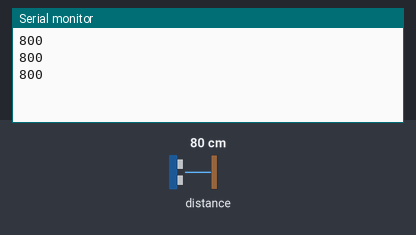
A sketch run on a simulated Arduino Uno, built with avr-gcc and run on an emulated ATmega328P. Parts: the last lines printed to the serial monitor. The inputs (shaded band) are chosen by the test bench; at power-on: distance to the obstacle 80 cm.

Above: at 1.8 s.
1.9 s: distance to the obstacle set to 2 cm
At 2.34 s:
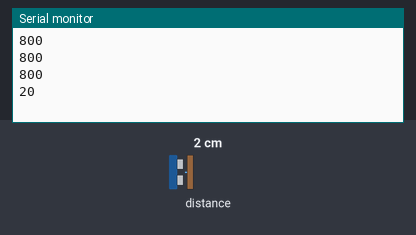
3.4 s: distance to the obstacle set to 4 cm
At 3.9 s:
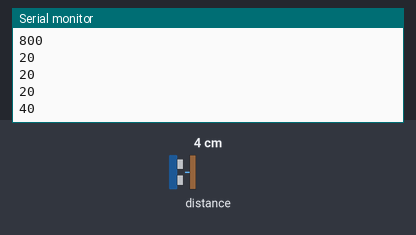
Timing chart, 0 to 6.4 s (numbered marks = the images above; inputs shaded):
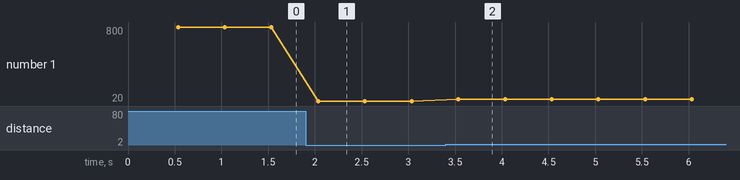

Measured:
- after the input at 1.9 s, the serial monitor: prints a new line after 0.14 s (image 1)
- after the input at 3.4 s, the serial monitor: prints a new line after 0.13 s (image 2)
- plotted number 1: 800 → 20 after the input at 1.9 s, 20 → 40 after the input at 3.4 s

The sketch:

test_VL53L0X.ino
```cpp
/*
  test_VL53L0X SU 7/6/2023
*/

#include <VL53L0X.h>

VL53L0X sensor;

unsigned long check_time = millis();

void setup() {
  Serial.begin(9600);
  Wire.begin();

  sensor.setTimeout(500);
  if (!sensor.init()) {
    Serial.println("Failed to detect and initialize sensor!");
    while (1) {}
  }
  //sensor.setMeasurementTimingBudget(500000);

  // Start continuous back-to-back mode (take readings as
  // fast as possible).  To use continuous timed mode
  // instead, provide a desired inter-measurement period in
  // ms (e.g. sensor.startContinuous(100)).
  sensor.startContinuous();
}

void loop() {
  // When used with ROS the sensor will be sampled at 5Hz
  if ((millis()-check_time) > 500) {
    check_time += 500;
    Serial.print(sensor.readRangeContinuousMillimeters());
    if (sensor.timeoutOccurred()) { Serial.print(" TIMEOUT"); }
    Serial.println();
  }
}
```
